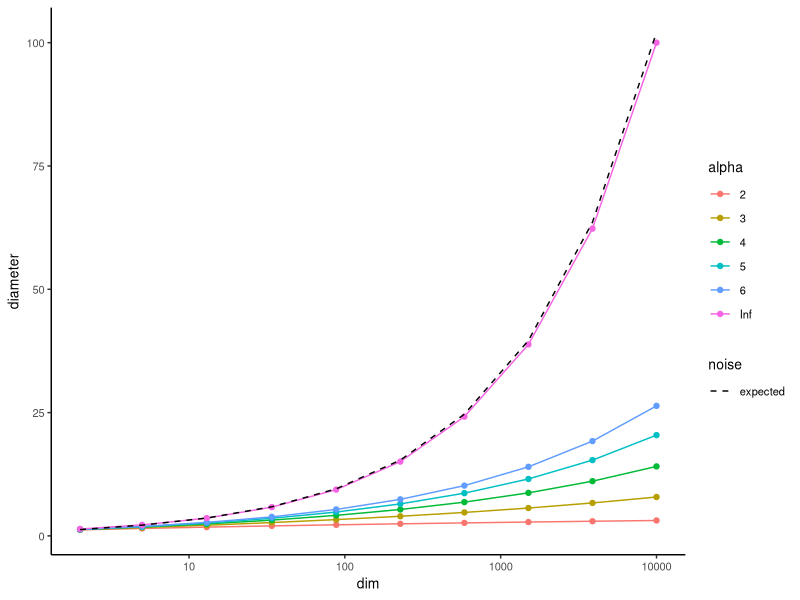

The R script that drew this image: (Note: a time limit stopped this script after it produced the figure.)
### Load libraries ###

library("ggplot2") # general plotting
library("ggpubr") # combining plots

### Specify the experiment parameters ###

ntimes <- 5000 # number of noise replicates to investigate probabilities and expectations
maxdim <- 10000 # maximal dimension of the data set to be investigated
dims <- round(exp(seq(log(2), log(maxdim), length.out=10))) # dimensions to study from log-scale
a <- 1.25 # magnitude of noise: per dimension we sample noise uniformly from [-a, a]
alphas <- c(seq(2, 6, by=1), Inf) # factors controling the growth rate of the ground truth diameters

### Specify the ground truth sequences according to growth rates ###

x <- numeric(maxdim) # we fix x as the zero vector
y <- numeric(maxdim) # we fix y as the zero vector
zs <- lapply(alphas, function(alpha){ # we use z to control the diameter growth rate
  if(alpha==Inf) rep(1, maxdim) else (1:maxdim)**(-1 / alpha)
})

### Investigate the various diameter growth rates ###

diams <- data.frame(alpha=integer(), dim=integer(), diam=numeric())
for(idx in 1:length(alphas)){
  diam <- sapply(dims, function(this_dim) norm(zs[[idx]][1:this_dim], type="2"))
  diams[(1:length(dims)) + nrow(diams),] <- data.frame(alpha=alphas[idx], dim=dims, diam=diam)
}

set.seed(42)
diam_noise <- apply(sapply(1:ntimes, function(n){ # expected diameter of noise
  N <- matrix(runif(maxdim * 2, min=-a, max=a), ncol=2)
  sapply(dims, function(this_dim){
    norm(N[1:this_dim, 1] - N[1:this_dim, 2], type="2")
  })
}), 1, mean)
diam_noise <- data.frame(dim=dims, diam=diam_noise)

P1 <- ggplot(data=diams, aes(x=dim, y=diam)) +
  geom_line(aes(color=factor(alpha))) +
  geom_point(aes(color=factor(alpha))) +
  geom_line(data=diam_noise, aes(linetype="noise")) +
  scale_x_log10() +
  ylab("diameter") +
  labs(col="alpha") +
  labs(linetype="") +
  scale_linetype_manual(name="noise", labels=c("expected"), values=2) +
  theme_classic() +
  theme(text=element_text(size=10)); P1

### Investigate the relative discrimination between furthest and closest points ###

ratios <- data.frame(alpha=integer(), dim=integer(), discrimination=numeric())
for(idx in 1:length(alphas)){
  this_ratios <- apply(sapply(1:ntimes, function(n){ # expected discrimination
    N <- matrix(runif(maxdim * 3, min=-a, max=a), ncol=3)
    sapply(dims, function(this_dim){
      DNxy <- norm(N[1:this_dim, 1] - N[1:this_dim, 2], type="2")
      DNxz <-norm(N[1:this_dim, 1] - zs[[idx]][1:this_dim] - N[1:this_dim, 3], type="2")
      DNyz <-norm(N[1:this_dim, 2] - zs[[idx]][1:this_dim] - N[1:this_dim, 3], type="2")
      DNmax <- max(DNxy, DNxz, DNyz)
      DNmin <- min(DNxy, DNxz, DNyz)
      (DNmax - DNmin) / DNmin
    })
  }), 1, mean)
  ratios[(1:length(dims)) + nrow(ratios),] <- data.frame(alpha=alphas[idx], dim=dims, 
                                                         discrimination=this_ratios)
}

P2 <- ggplot(data=ratios, aes(x=dim, y=discrimination)) +
  geom_line(aes(color=factor(alpha))) +
  geom_point(aes(color=factor(alpha))) +
  scale_x_log10() +
  ylab("relative contrast") +
  labs(col="alpha") +
  theme_classic() +
  theme(text=element_text(size=10)); P2

### We study how high-dimensional noise results in closest/furthest neighbors becoming random ###

P  <- Reduce("+", lapply(1:ntimes, function(n){
  N <- matrix(runif(maxdim * 3, min=-a, max=a), ncol=3)
  sapply(zs, function(z){
    sapply(dims, function(this_dim){
      norm(N[1:this_dim, 1] - N[1:this_dim, 2], type="2") < 
        norm(N[1:this_dim, 1] - z[1:this_dim] - N[1:this_dim, 3], type="2")
    })
  })
})) / ntimes

P <- data.frame(alpha=rep(alphas, each=length(dims)),
                dim=rep(dims, length(alphas)),
                P=as.numeric(P))

sigma2 <- a^2 / 3 # variance of uniform distribution over [-a, a]
mu4 <- a^4 / 5 # fourth moment of uniform distribution over [-a, a]
Pat4 <- pnorm(sqrt(2 / (mu4 + 3 * sigma2^2))) # asymptotic probability for alpha = 4

P3 <- ggplot(data=P, aes(x=dim, y=P, color=factor(alpha))) +
  geom_line()+
  geom_point() +
  scale_x_log10() +
  geom_hline(yintercept=Pat4, color="red", linetype=2) +
  annotate("text", x=2, y=Pat4 + 0.025, label="~Phi[4]", color="red", parse=TRUE) +
  ylab("probability") +
  labs(col="alpha") +
  theme_classic() +
  theme(text=element_text(size=10), plot.title=element_text(hjust=0.5, size=12)); P3

### Finally, we visually compare the obtained plots ###

ggarrange(P1, P2, P3, ncol=3, common.legend=TRUE)
